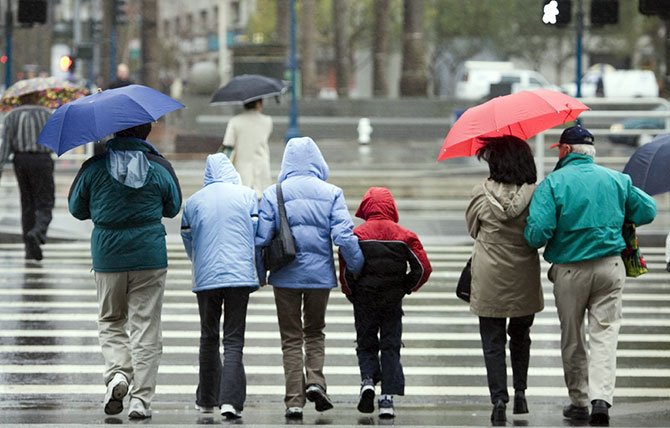
#> input picture crosswalk.jpg, 670 x 428 px, given in place of sample.avi, which was not available
$ python Person_Recognition.py
#> lines starting #> are read from the running program, lines starting #| are printed output that depends on the picture; after the words box and inside, x2 and y2 are one past the last pixel; in counts of white or black regions, pixels touching at a corner belong together; pictures that were not available may be replaced by others from this repository, and a replacement may not be noted
'''from __future__ import print_function
from imutils.object_detection import non_max_suppression
from imutils import paths
import numpy as np
import imutils
import cv2

hog = cv2.HOGDescriptor()
hog.setSVMDetector(cv2.HOGDescriptor_getDefaultPeopleDetector())

image = cv2.imread("crosswalk.jpg")

image = imutils.resize(image, width=min(400, image.shape[1]))
orig = image.copy()

(rects, weights) = hog.detectMultiScale(image, winStride=(4, 4), padding=(8, 8), scale=1.05)
#print(rects)
#print(weights)

if(len(rects)>0):
    print("Persons found", str(len(rects)))

for (x, y, w, h) in rects:
	cv2.rectangle(orig, (x, y), (x + w, y + h), (0, 0, 255), 2)

rects = np.array([[x, y, x + w, y + h] for (x, y, w, h) in rects])
pick = non_max_suppression(rects, probs=None, overlapThresh=0.65)

for (xA, yA, xB, yB) in pick:
	cv2.rectangle(image, (xA, yA), (xB, yB), (0, 255, 0), 2)

cv2.imshow("After NMS", image)
cv2.imshow("After NMS", orig)
cv2.waitKey(0)

'''#For video
import cv2
import time as t

hog = cv2.HOGDescriptor()
hog.setSVMDetector(cv2.HOGDescriptor_getDefaultPeopleDetector())
cap = cv2.VideoCapture("sample.avi")
frame_rate=1
prev=0
while True:
	time_elapsed = t.time() - prev
	r, frame = cap.read()
#> frame is the input picture: shape (428, 670, 3); mean B, G, R 122.4, 124.9, 119.8
	if time_elapsed > 1. / frame_rate:
		prev = t.time()
		frame = cv2.resize(frame, (720, 720))  # Downscale to improve frame rate
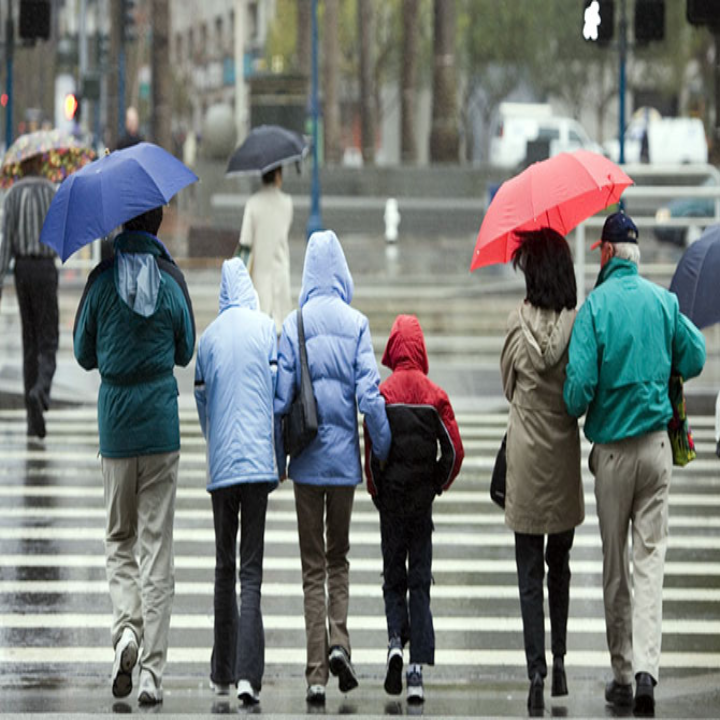
#> frame: shape (720, 720, 3); mean B, G, R 122.3, 124.8, 119.7
		gray_frame = cv2.cvtColor(frame, cv2.COLOR_RGB2GRAY)  # HOG needs a grayscale image
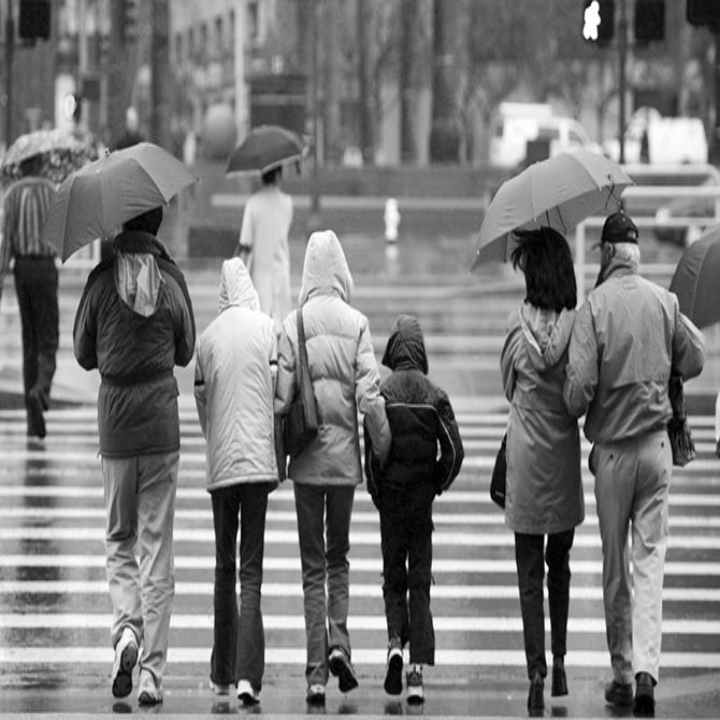
#> gray_frame: shape (720, 720); min 0, max 255, mean 123.4

		rects, weights = hog.detectMultiScale(gray_frame)
#> rects = [[481, 298, 78, 155], [1, 323, 71, 142], [180, 372, 124, 248], [446, 334, 179, 358], [42, 234, 199, 398], [304, 280, 198, 395]]; weights = [0.357, 0.691, 0.271, 1.07, 0.868, 1.02]
		frame_no = cap.get(cv2.CAP_PROP_POS_FRAMES)

		if(len(rects)>0):
   			print("Persons found:", str(len(rects)))
#| Persons found: 6

		for i, (x, y, w, h) in enumerate(rects):
			if weights[i] < 0.7:
				continue
			cv2.rectangle(frame, (x, y), (x + w, y + h), (0, 255, 0), 2)
			time = cap.get(cv2.CAP_PROP_POS_MSEC)
			time = time / 1000
			print("person detected at frame: ", rects, " frame number: ", frame_no, " and at ", time, " secs")
#> this loop made 6 passes
#> (printed output is left out)
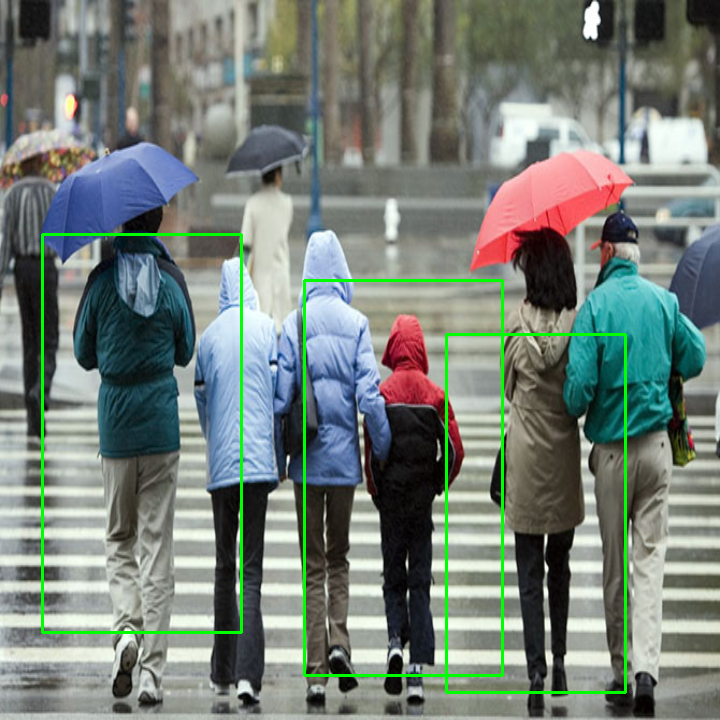
#> frame: shape (720, 720, 3); 1.99% of pixels changed, all inside (x1, y1, x2, y2) = (41, 233, 627, 694)

		cv2.imshow("preview", frame)
	k = cv2.waitKey(1)
#> (key q is pressed here)
	if k & 0xFF == ord("q"):  # Exit condition
		break

$ run again, on em3.jpg
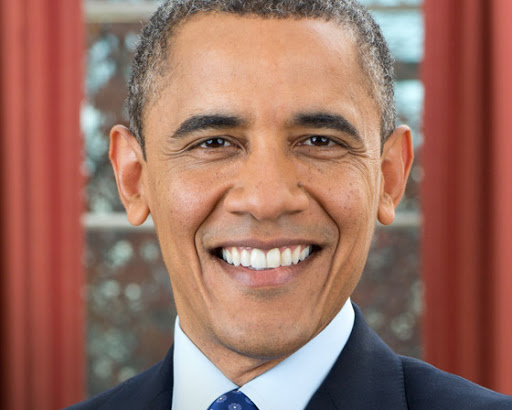
#> input picture em3.jpg, 512 x 410 px, given in place of sample.avi, which was not available
#> frame is the input picture: shape (410, 512, 3); mean B, G, R 97.8, 110.8, 154.8
#> `frame = cv2.resize(frame, (720, 720))`:
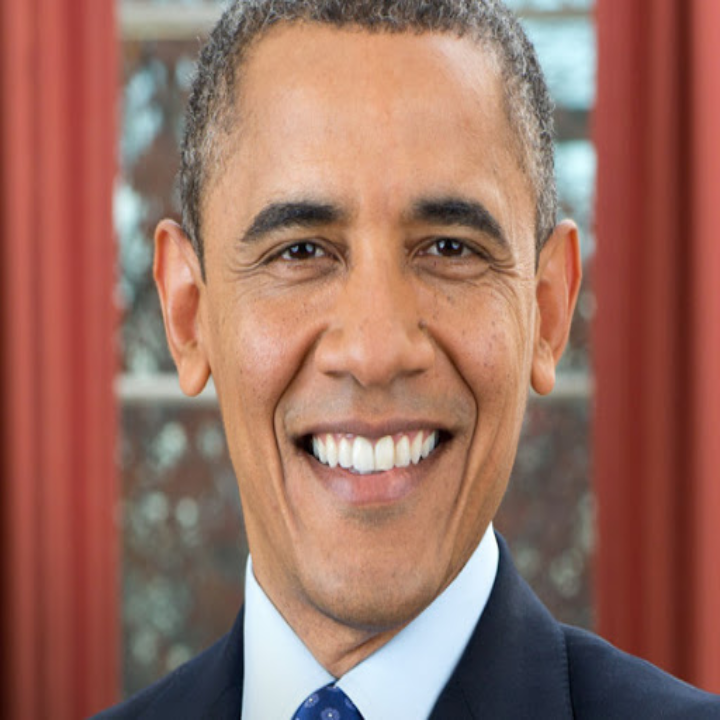
#> frame: shape (720, 720, 3); mean B, G, R 97.7, 110.7, 154.7
#> `gray_frame = cv2.cvtColor(frame, cv2.COLOR_RGB2GRAY)`:
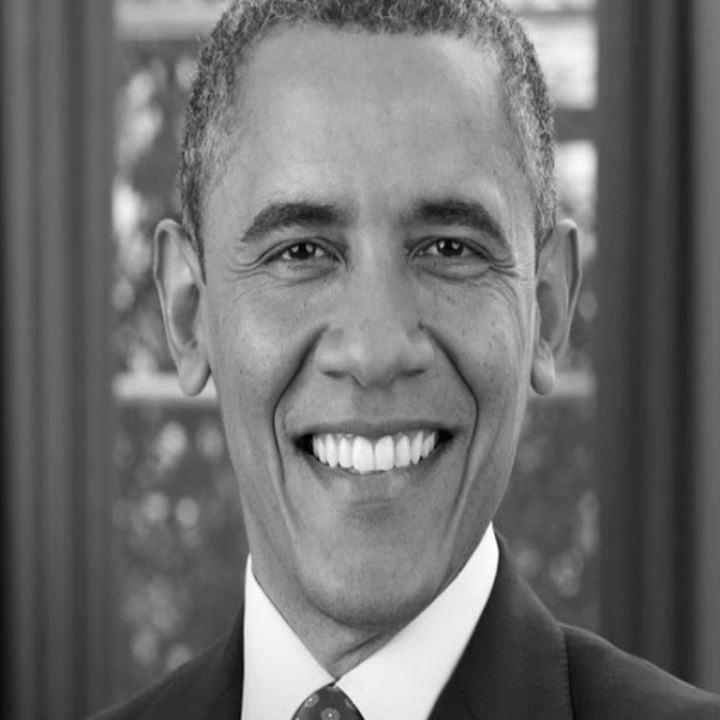
#> gray_frame: shape (720, 720); min 1, max 254, mean 111.8
#> rects = ()

$ run again, on em4.jpg
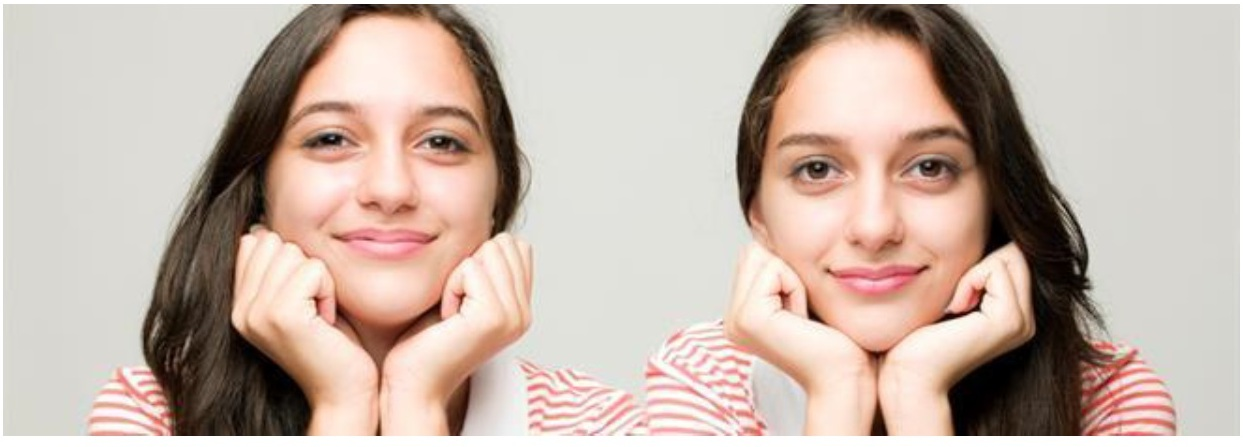
#> input picture em4.jpg, 1243 x 447 px, given in place of sample.avi, which was not available
#> frame is the input picture: shape (447, 1243, 3); mean B, G, R 169.8, 180.3, 198
#> `frame = cv2.resize(frame, (720, 720))`:
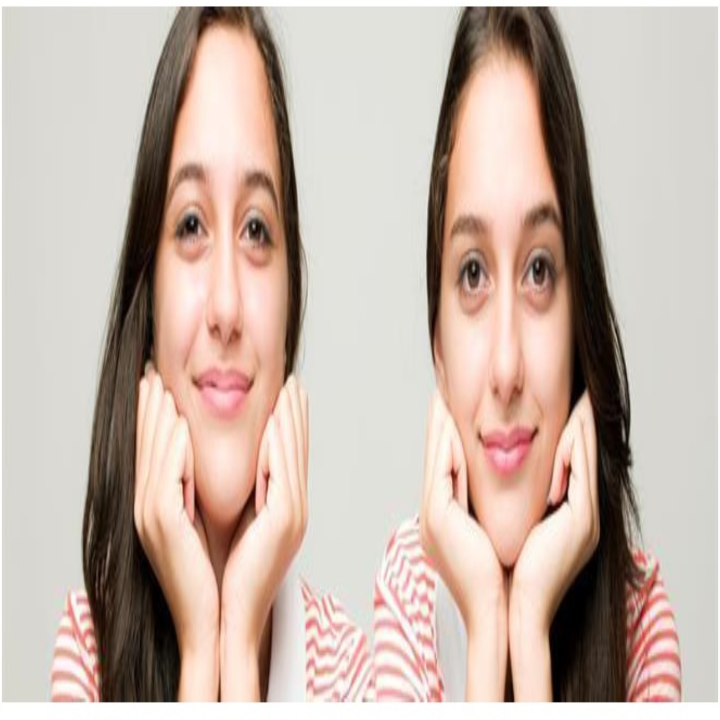
#> frame: shape (720, 720, 3); mean B, G, R 169.7, 180.2, 198
#> `gray_frame = cv2.cvtColor(frame, cv2.COLOR_RGB2GRAY)`:
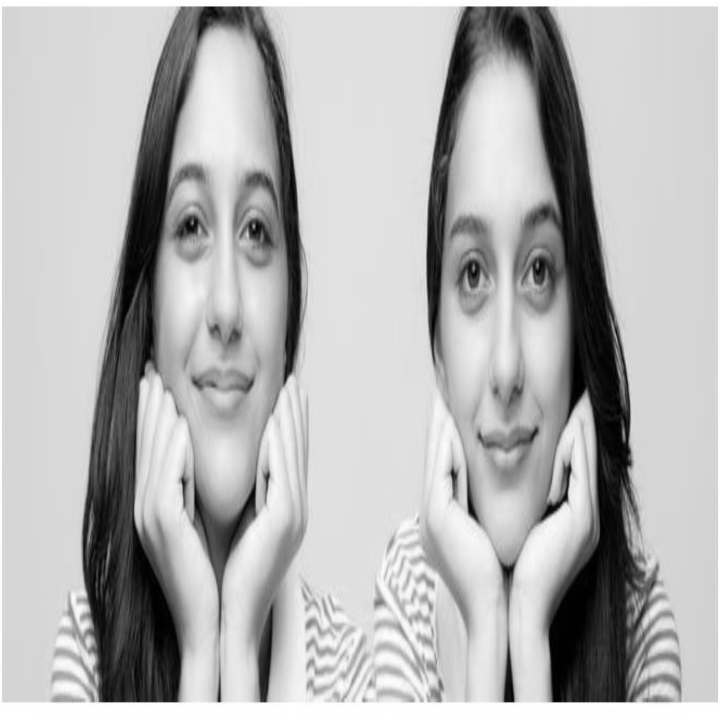
#> gray_frame: shape (720, 720); min 0, max 255, mean 179.2
#> rects = [[509, 184, 73, 146]]; weights = [0.535]
#| Persons found: 1
#> the loop `for i, (x, y, w, h) in enumerate(rects):` made 1 pass

$ run again, on em5.jpg
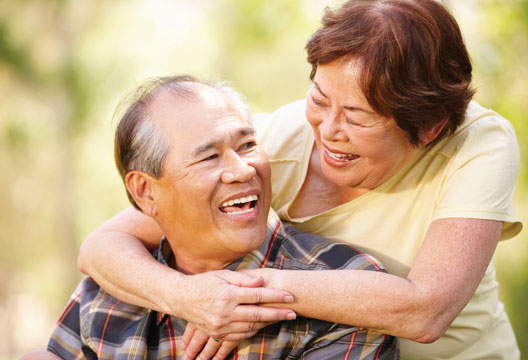
#> input picture em5.jpg, 528 x 360 px, given in place of sample.avi, which was not available
#> frame is the input picture: shape (360, 528, 3); mean B, G, R 135.5, 169.1, 198
#> `frame = cv2.resize(frame, (720, 720))`:
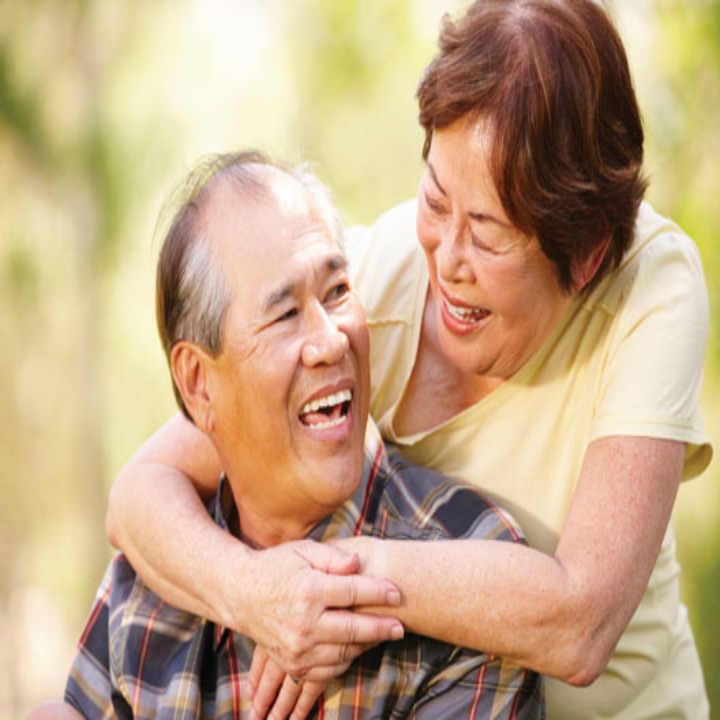
#> frame: shape (720, 720, 3); mean B, G, R 135.4, 169, 198
#> `gray_frame = cv2.cvtColor(frame, cv2.COLOR_RGB2GRAY)`:
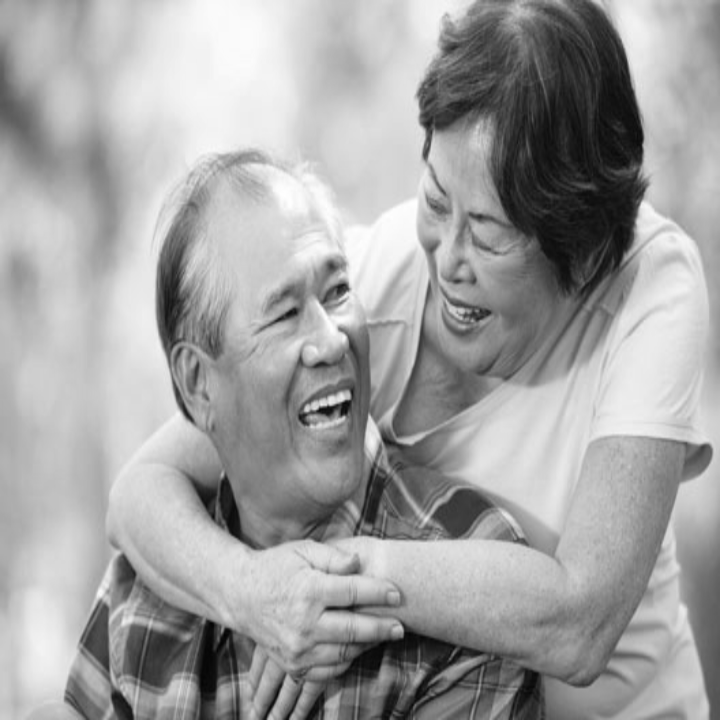
#> gray_frame: shape (720, 720); min 2, max 255, mean 162.3
#> rects = [[54, 88, 80, 161]]; weights = [0.464]
#| Persons found: 1
#> the loop `for i, (x, y, w, h) in enumerate(rects):` made 1 pass
